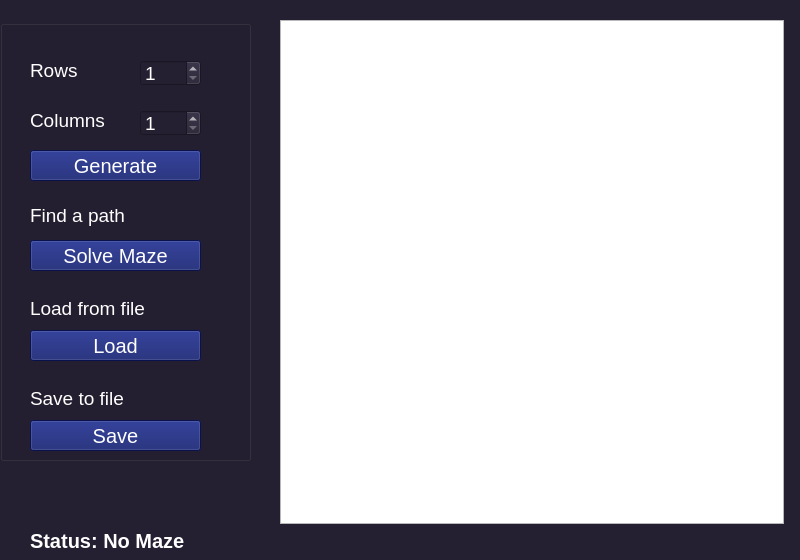
<?xml version="1.0" encoding="UTF-8"?>
<ui version="4.0">
 <class>MazeView</class>
 <widget class="QMainWindow" name="MazeView">
  <property name="geometry">
   <rect>
    <x>0</x>
    <y>0</y>
    <width>800</width>
    <height>560</height>
   </rect>
  </property>
  <property name="minimumSize">
   <size>
    <width>800</width>
    <height>560</height>
   </size>
  </property>
  <property name="maximumSize">
   <size>
    <width>800</width>
    <height>560</height>
   </size>
  </property>
  <property name="windowTitle">
   <string>Maze</string>
  </property>
  <property name="styleSheet">
   <string notr="true">QMainWindow{
	background-color: rgb(36, 31, 49);
}</string>
  </property>
  <widget class="QWidget" name="centralwidget">
   <widget class="QGraphicsView" name="graphicsView">
    <property name="geometry">
     <rect>
      <x>280</x>
      <y>20</y>
      <width>504</width>
      <height>504</height>
     </rect>
    </property>
    <property name="sizePolicy">
     <sizepolicy hsizetype="Fixed" vsizetype="Fixed">
      <horstretch>0</horstretch>
      <verstretch>0</verstretch>
     </sizepolicy>
    </property>
    <property name="minimumSize">
     <size>
      <width>504</width>
      <height>504</height>
     </size>
    </property>
    <property name="maximumSize">
     <size>
      <width>504</width>
      <height>504</height>
     </size>
    </property>
    <property name="baseSize">
     <size>
      <width>504</width>
      <height>504</height>
     </size>
    </property>
    <property name="verticalScrollBarPolicy">
     <enum>Qt::ScrollBarAlwaysOff</enum>
    </property>
    <property name="horizontalScrollBarPolicy">
     <enum>Qt::ScrollBarAlwaysOff</enum>
    </property>
   </widget>
   <widget class="QGroupBox" name="groupBox_Maze">
    <property name="geometry">
     <rect>
      <x>0</x>
      <y>20</y>
      <width>251</width>
      <height>441</height>
     </rect>
    </property>
    <property name="font">
     <font>
      <pointsize>16</pointsize>
     </font>
    </property>
    <property name="styleSheet">
     <string notr="true">QGroupBox {
	color: rgb(255, 255, 255);
}</string>
    </property>
    <property name="title">
     <string/>
    </property>
    <widget class="QPushButton" name="pushButton_MazeGenerate">
     <property name="geometry">
      <rect>
       <x>30</x>
       <y>130</y>
       <width>171</width>
       <height>31</height>
      </rect>
     </property>
     <property name="palette">
      <palette>
       <active>
        <colorrole role="WindowText">
         <brush brushstyle="SolidPattern">
          <color alpha="255">
           <red>255</red>
           <green>255</green>
           <blue>255</blue>
          </color>
         </brush>
        </colorrole>
        <colorrole role="Button">
         <brush brushstyle="SolidPattern">
          <color alpha="255">
           <red>98</red>
           <green>160</green>
           <blue>234</blue>
          </color>
         </brush>
        </colorrole>
        <colorrole role="Text">
         <brush brushstyle="SolidPattern">
          <color alpha="255">
           <red>255</red>
           <green>255</green>
           <blue>255</blue>
          </color>
         </brush>
        </colorrole>
        <colorrole role="ButtonText">
         <brush brushstyle="SolidPattern">
          <color alpha="255">
           <red>255</red>
           <green>255</green>
           <blue>255</blue>
          </color>
         </brush>
        </colorrole>
        <colorrole role="Base">
         <brush brushstyle="SolidPattern">
          <color alpha="255">
           <red>13</red>
           <green>25</green>
           <blue>106</blue>
          </color>
         </brush>
        </colorrole>
        <colorrole role="Window">
         <brush brushstyle="SolidPattern">
          <color alpha="255">
           <red>13</red>
           <green>25</green>
           <blue>106</blue>
          </color>
         </brush>
        </colorrole>
        <colorrole role="PlaceholderText">
         <brush brushstyle="SolidPattern">
          <color alpha="128">
           <red>255</red>
           <green>255</green>
           <blue>255</blue>
          </color>
         </brush>
        </colorrole>
       </active>
       <inactive>
        <colorrole role="WindowText">
         <brush brushstyle="SolidPattern">
          <color alpha="255">
           <red>255</red>
           <green>255</green>
           <blue>255</blue>
          </color>
         </brush>
        </colorrole>
        <colorrole role="Button">
         <brush brushstyle="SolidPattern">
          <color alpha="255">
           <red>98</red>
           <green>160</green>
           <blue>234</blue>
          </color>
         </brush>
        </colorrole>
        <colorrole role="Text">
         <brush brushstyle="SolidPattern">
          <color alpha="255">
           <red>255</red>
           <green>255</green>
           <blue>255</blue>
          </color>
         </brush>
        </colorrole>
        <colorrole role="ButtonText">
         <brush brushstyle="SolidPattern">
          <color alpha="255">
           <red>255</red>
           <green>255</green>
           <blue>255</blue>
          </color>
         </brush>
        </colorrole>
        <colorrole role="Base">
         <brush brushstyle="SolidPattern">
          <color alpha="255">
           <red>13</red>
           <green>25</green>
           <blue>106</blue>
          </color>
         </brush>
        </colorrole>
        <colorrole role="Window">
         <brush brushstyle="SolidPattern">
          <color alpha="255">
           <red>13</red>
           <green>25</green>
           <blue>106</blue>
          </color>
         </brush>
        </colorrole>
        <colorrole role="PlaceholderText">
         <brush brushstyle="SolidPattern">
          <color alpha="128">
           <red>255</red>
           <green>255</green>
           <blue>255</blue>
          </color>
         </brush>
        </colorrole>
       </inactive>
       <disabled>
        <colorrole role="WindowText">
         <brush brushstyle="SolidPattern">
          <color alpha="255">
           <red>255</red>
           <green>255</green>
           <blue>255</blue>
          </color>
         </brush>
        </colorrole>
        <colorrole role="Button">
         <brush brushstyle="SolidPattern">
          <color alpha="255">
           <red>98</red>
           <green>160</green>
           <blue>234</blue>
          </color>
         </brush>
        </colorrole>
        <colorrole role="Text">
         <brush brushstyle="SolidPattern">
          <color alpha="255">
           <red>255</red>
           <green>255</green>
           <blue>255</blue>
          </color>
         </brush>
        </colorrole>
        <colorrole role="ButtonText">
         <brush brushstyle="SolidPattern">
          <color alpha="255">
           <red>255</red>
           <green>255</green>
           <blue>255</blue>
          </color>
         </brush>
        </colorrole>
        <colorrole role="Base">
         <brush brushstyle="SolidPattern">
          <color alpha="255">
           <red>13</red>
           <green>25</green>
           <blue>106</blue>
          </color>
         </brush>
        </colorrole>
        <colorrole role="Window">
         <brush brushstyle="SolidPattern">
          <color alpha="255">
           <red>13</red>
           <green>25</green>
           <blue>106</blue>
          </color>
         </brush>
        </colorrole>
        <colorrole role="PlaceholderText">
         <brush brushstyle="SolidPattern">
          <color alpha="128">
           <red>255</red>
           <green>255</green>
           <blue>255</blue>
          </color>
         </brush>
        </colorrole>
       </disabled>
      </palette>
     </property>
     <property name="font">
      <font>
       <pointsize>15</pointsize>
      </font>
     </property>
     <property name="styleSheet">
      <string notr="true">QPushButton {
	color: rgb(255, 255, 255);
	background-color: rgb(13, 25, 106);
}

QPushButton::pressed {
	background-color: rgb(11, 10, 78);
}</string>
     </property>
     <property name="text">
      <string>Generate</string>
     </property>
    </widget>
    <widget class="QSpinBox" name="spinBox_MazeRows">
     <property name="geometry">
      <rect>
       <x>140</x>
       <y>40</y>
       <width>61</width>
       <height>26</height>
      </rect>
     </property>
     <property name="font">
      <font>
       <pointsize>14</pointsize>
      </font>
     </property>
     <property name="styleSheet">
      <string notr="true">QSpinBox {
	color: rgb(255, 255, 255);
	background-color: rgb(36, 31, 49);
}</string>
     </property>
     <property name="suffix">
      <string/>
     </property>
     <property name="prefix">
      <string/>
     </property>
     <property name="minimum">
      <number>1</number>
     </property>
     <property name="maximum">
      <number>50</number>
     </property>
    </widget>
    <widget class="QSpinBox" name="spinBox_MazeColumns">
     <property name="geometry">
      <rect>
       <x>140</x>
       <y>90</y>
       <width>61</width>
       <height>26</height>
      </rect>
     </property>
     <property name="font">
      <font>
       <pointsize>14</pointsize>
      </font>
     </property>
     <property name="styleSheet">
      <string notr="true">QSpinBox {
	color: rgb(255, 255, 255);
	background-color: rgb(36, 31, 49);
}</string>
     </property>
     <property name="minimum">
      <number>1</number>
     </property>
     <property name="maximum">
      <number>50</number>
     </property>
    </widget>
    <widget class="QLabel" name="label_rows">
     <property name="geometry">
      <rect>
       <x>30</x>
       <y>40</y>
       <width>67</width>
       <height>21</height>
      </rect>
     </property>
     <property name="font">
      <font>
       <pointsize>14</pointsize>
      </font>
     </property>
     <property name="styleSheet">
      <string notr="true">QLabel {
	color: rgb(255, 255, 255);
}</string>
     </property>
     <property name="text">
      <string>Rows</string>
     </property>
    </widget>
    <widget class="QLabel" name="label_columns">
     <property name="geometry">
      <rect>
       <x>30</x>
       <y>90</y>
       <width>91</width>
       <height>21</height>
      </rect>
     </property>
     <property name="font">
      <font>
       <pointsize>14</pointsize>
      </font>
     </property>
     <property name="styleSheet">
      <string notr="true">QLabel {
	color: rgb(255, 255, 255);
}</string>
     </property>
     <property name="text">
      <string>Columns</string>
     </property>
    </widget>
    <widget class="QPushButton" name="pushButton_Import">
     <property name="geometry">
      <rect>
       <x>30</x>
       <y>310</y>
       <width>171</width>
       <height>31</height>
      </rect>
     </property>
     <property name="font">
      <font>
       <pointsize>15</pointsize>
      </font>
     </property>
     <property name="styleSheet">
      <string notr="true">QPushButton {
	color: rgb(255, 255, 255);
	background-color: rgb(13, 25, 106);
}

QPushButton::pressed {
	background-color: rgb(11, 10, 78);
}</string>
     </property>
     <property name="text">
      <string>Load</string>
     </property>
    </widget>
    <widget class="QPushButton" name="pushButton_Export">
     <property name="geometry">
      <rect>
       <x>30</x>
       <y>400</y>
       <width>171</width>
       <height>31</height>
      </rect>
     </property>
     <property name="font">
      <font>
       <pointsize>15</pointsize>
      </font>
     </property>
     <property name="styleSheet">
      <string notr="true">QPushButton {
	color: rgb(255, 255, 255);
	background-color: rgb(13, 25, 106);
}

QPushButton::pressed {
	background-color: rgb(11, 10, 78);
}</string>
     </property>
     <property name="text">
      <string>Save</string>
     </property>
    </widget>
    <widget class="QPushButton" name="pushButton_SolveMaze">
     <property name="geometry">
      <rect>
       <x>30</x>
       <y>220</y>
       <width>171</width>
       <height>31</height>
      </rect>
     </property>
     <property name="font">
      <font>
       <pointsize>15</pointsize>
      </font>
     </property>
     <property name="styleSheet">
      <string notr="true">QPushButton {
	color: rgb(255, 255, 255);
	background-color: rgb(13, 25, 106);
}

QPushButton::pressed {
	background-color: rgb(11, 10, 78);
}</string>
     </property>
     <property name="text">
      <string>Solve Maze</string>
     </property>
    </widget>
    <widget class="QLabel" name="label_upload">
     <property name="geometry">
      <rect>
       <x>30</x>
       <y>280</y>
       <width>141</width>
       <height>17</height>
      </rect>
     </property>
     <property name="font">
      <font>
       <pointsize>14</pointsize>
      </font>
     </property>
     <property name="styleSheet">
      <string notr="true">QLabel {
	color: rgb(255, 255, 255);
}</string>
     </property>
     <property name="text">
      <string>Load from file</string>
     </property>
    </widget>
    <widget class="QLabel" name="label_save">
     <property name="geometry">
      <rect>
       <x>30</x>
       <y>370</y>
       <width>141</width>
       <height>17</height>
      </rect>
     </property>
     <property name="font">
      <font>
       <pointsize>14</pointsize>
      </font>
     </property>
     <property name="styleSheet">
      <string notr="true">QLabel {
	color: rgb(255, 255, 255);
}</string>
     </property>
     <property name="text">
      <string>Save to file</string>
     </property>
    </widget>
    <widget class="QLabel" name="label_path">
     <property name="geometry">
      <rect>
       <x>30</x>
       <y>180</y>
       <width>161</width>
       <height>31</height>
      </rect>
     </property>
     <property name="font">
      <font>
       <pointsize>14</pointsize>
      </font>
     </property>
     <property name="styleSheet">
      <string notr="true">QLabel {
	color: rgb(255, 255, 255);
}</string>
     </property>
     <property name="text">
      <string>Find a path</string>
     </property>
    </widget>
   </widget>
   <widget class="QLabel" name="label_status">
    <property name="geometry">
     <rect>
      <x>30</x>
      <y>530</y>
      <width>761</width>
      <height>21</height>
     </rect>
    </property>
    <property name="font">
     <font>
      <pointsize>15</pointsize>
      <bold>true</bold>
     </font>
    </property>
    <property name="styleSheet">
     <string notr="true">QLabel {
	color: rgb(255, 255, 255);
}</string>
    </property>
    <property name="text">
     <string>Status: No Maze</string>
    </property>
   </widget>
  </widget>
  <action name="action">
   <property name="text">
    <string>Открыть файл</string>
   </property>
  </action>
 </widget>
 <resources/>
 <connections/>
</ui>
